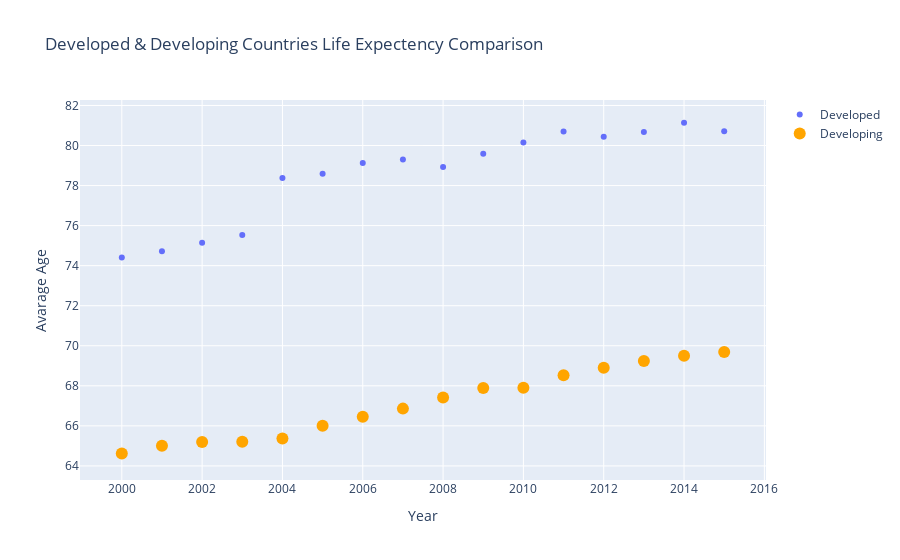

This figure's notebook cell:
### Markdown cell above
### Developed & Developing Countries Life Expectency Comparison

### Code cell
import chart_studio.plotly as py
import plotly.graph_objs as go

#creating a scatter plot for devepoled country(Age, year and life expectancy)
trace1 = {"x": Merged.year, 
          "y": [ 80.709375, 81.1375, 80.68125, 80.44375, 80.70625, 80.146875, 79.584375, 78.93125, 79.3, 79.13125, 78.590625, 78.384375, 75.528125, 75.140625, 74.725, 74.403125 ], 
          "mode": "markers", 
          "name": "Developed", 
          "type": "scatter"
}

#creating a scatter plot for developing country(Age, year and life expectancy)
trace2 = {"x": Merged.year, 
          "y": [  69.69006623, 69.50198675, 69.23443709, 68.89801325, 68.52384106, 67.90860927, 67.89403974, 67.41390728, 66.86092715, 66.45033113, 66.00927152, 65.37086093, 65.20662252, 65.19072848, 65.00993377, 64.61986755  ], 
          "marker": {"color": "orange", "size": 12}, 
          "mode": "markers", 
          "name": "Developing", 
          "type": "scatter", 
}

#combining the two scatter plots and labeling the xaxis and yaxis
data = [trace1, trace2]
layout = {"title": "Developed & Developing Countries Life Expectency Comparison", 
          "xaxis": {"title": "Year", }, 
          "yaxis": {"title": "Avarage Age"}}

fig = go.Figure(data=data, layout=layout)
iplot(fig, filename='basic_dot-plot')

### Figure 1 — Plotly figure (JSON) as saved in the notebook; plotly's stock layout.template omitted (floating-point values rounded to 4 significant figures; data arrays with more than 128 entries replaced by an {"elided": "..."} marker saying what was removed)
{"data": [{"mode": "markers", "name": "Developed", "type": "scatter", "x": {"elided": "2503 int values"}, "y": [80.71, 81.14, 80.68, 80.44, 80.71, 80.15, 79.58, 78.93, 79.3, 79.13, 78.59, 78.38, 75.53, 75.14, 74.72, 74.4]}, {"marker": {"color": "orange", "size": 12}, "mode": "markers", "name": "Developing", "type": "scatter", "x": {"elided": "2503 int values"}, "y": [69.69, 69.5, 69.23, 68.9, 68.52, 67.91, 67.89, 67.41, 66.86, 66.45, 66.01, 65.37, 65.21, 65.19, 65.01, 64.62]}], "layout": {"title": {"text": "Developed & Developing Countries Life Expectency Comparison"}, "xaxis": {"title": {"text": "Year"}}, "yaxis": {"title": {"text": "Avarage Age"}}}}
